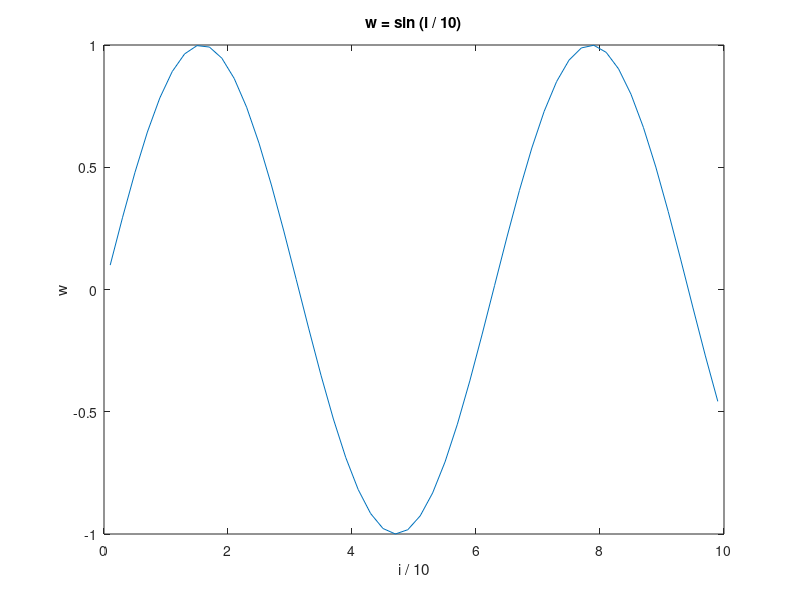

The MATLAB script that drew this image:
# example how to program in octave

x = zeros (50,1); # matrix 50x1 - column of 50 zeroes
for i = 1:2:100 # iterate from 1 to 100 with step size 2
  x(i) = i^2;
endfor

y = zeros (50,1);
k = 1;
step = 2;
while (k <= 100)
  y(k) = k^2;
  k = k + step;
endwhile

i = 1:2:100;      # create an array with 50-elements
x = i.^2;         # each element is squared
y = x + 9;        # add 9 to each element
z = y./i;         # divide each element in y by the corresponding value in i
w = sin (i / 10); # take the sine of each element divided by 10

# 2d plot line graph
plot (i / 10, w);
title ('w = sin (i / 10)');
xlabel ('i / 10');
ylabel ('w');

# working with strings in gnu octave
first_string = "hello world";
second_string = "!";
[first_string, second_string] # concatenate both strings
printf("printf is working as you expected %s\n", [first_string, second_string]);
printf("strings is simple matrix of characters\n");
s = "string";
s = [s, " ", s, " ", s]
s = "";
for i = 1:10
  s = [s, num2str(i)];
  if(i < 10)
    s = [s, " "];
  endif
endfor
["[\"", s, "\"]"]

# function:
# no return value
function wakeup (message)
  printf ("from wakeup function: %s\n", message);
endfunction
wakeup("hello")
# with return value
function retval = avg (v)
  retval = sum (v) / length (v);
endfunction

printf("function avg returns: %f\n", avg([1, 2, 3, 4, 5]));
